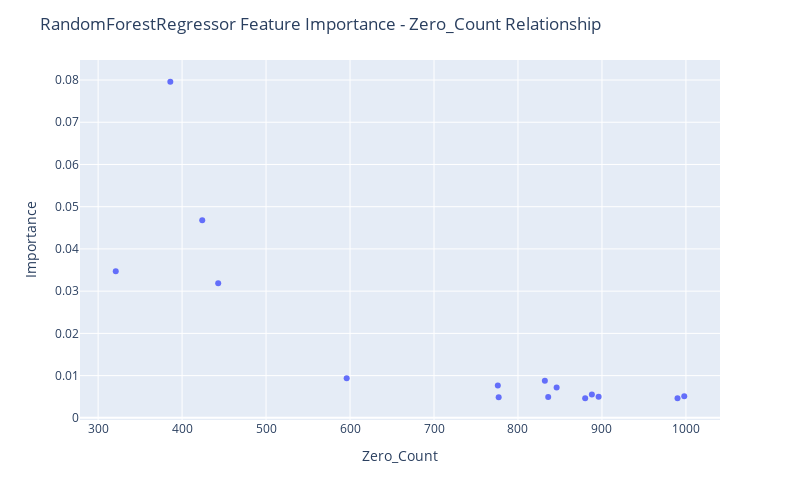

Here is the notebook cell this chart was saved with:
### Code cell
fig = px.scatter(df_merged[~df_merged["Feature Name"].str.contains("Output")], x="Zero_Count", y="Importance",
                hover_data=["Feature Name"])

fig.update_layout(
    autosize=False,
    width=800,
    height=500,
    title_text=f"RandomForestRegressor Feature Importance - Zero_Count Relationship",
)

fig.show()

### Figure 1 — Plotly figure (JSON) as saved in the notebook; plotly's stock layout.template omitted (floating-point values rounded to 4 significant figures)
{"data": [{"customdata": [["Input 14"], ["Input 11"], ["Input 12"], ["Input 08"], ["Input 10"], ["Input 09"], ["Input 02"], ["Input 05"], ["Input 04"], ["Input 03"], ["Input 07"], ["Input 06"], ["Input 01"], ["Input 15"], ["Input 13"]], "hovertemplate": "Zero_Count=%{x}<br>Importance=%{y}<br>Feature Name=%{customdata[0]}<extra></extra>", "legendgroup": "", "marker": {"color": "#636efa", "symbol": "circle"}, "mode": "markers", "name": "", "orientation": "v", "showlegend": false, "type": "scatter", "x": [386, 424, 321, 443, 596, 832, 776, 846, 888, 998, 896, 836, 777, 990, 880], "xaxis": "x", "y": [0.07959, 0.04681, 0.0347, 0.03185, 0.009376, 0.008785, 0.007686, 0.007185, 0.005519, 0.005123, 0.004982, 0.004946, 0.004849, 0.004656, 0.004637], "yaxis": "y"}], "layout": {"autosize": false, "height": 500, "legend": {"tracegroupgap": 0}, "margin": {"t": 60}, "title": {"text": "RandomForestRegressor Feature Importance - Zero_Count Relationship"}, "width": 800, "xaxis": {"anchor": "y", "autorange": true, "domain": [0, 1], "range": [278.4, 1041.0], "title": {"text": "Zero_Count"}, "type": "linear"}, "yaxis": {"anchor": "x", "autorange": true, "domain": [0, 1], "range": [-0.0005137, 0.08474], "title": {"text": "Importance"}, "type": "linear"}}}
